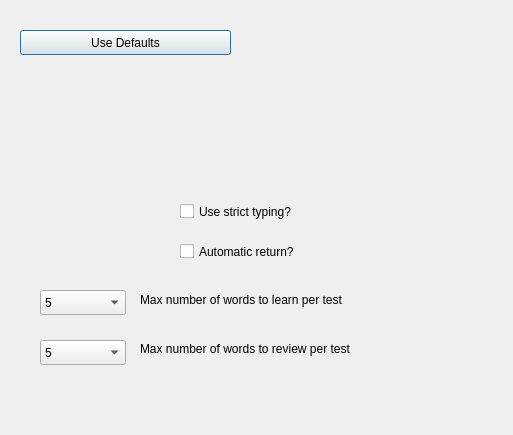
<?xml version="1.0" encoding="UTF-8"?>
<ui version="4.0">
 <class>Dialog</class>
 <widget class="QDialog" name="Dialog">
  <property name="geometry">
   <rect>
    <x>0</x>
    <y>0</y>
    <width>513</width>
    <height>435</height>
   </rect>
  </property>
  <property name="windowTitle">
   <string>Dialog</string>
  </property>
  <widget class="QPushButton" name="pushButton">
   <property name="geometry">
    <rect>
     <x>20</x>
     <y>30</y>
     <width>211</width>
     <height>25</height>
    </rect>
   </property>
   <property name="text">
    <string>Use Defaults</string>
   </property>
  </widget>
  <widget class="QCheckBox" name="checkBox">
   <property name="geometry">
    <rect>
     <x>180</x>
     <y>200</y>
     <width>171</width>
     <height>23</height>
    </rect>
   </property>
   <property name="text">
    <string>Use strict typing?</string>
   </property>
  </widget>
  <widget class="QCheckBox" name="checkBox_2">
   <property name="geometry">
    <rect>
     <x>180</x>
     <y>240</y>
     <width>171</width>
     <height>23</height>
    </rect>
   </property>
   <property name="text">
    <string>Automatic return?</string>
   </property>
  </widget>
  <widget class="QComboBox" name="comboBox">
   <property name="geometry">
    <rect>
     <x>40</x>
     <y>290</y>
     <width>86</width>
     <height>25</height>
    </rect>
   </property>
   <property name="currentText">
    <string>5</string>
   </property>
   <property name="maxVisibleItems">
    <number>2</number>
   </property>
   <item>
    <property name="text">
     <string>5</string>
    </property>
   </item>
   <item>
    <property name="text">
     <string>10</string>
    </property>
   </item>
  </widget>
  <widget class="QComboBox" name="comboBox_2">
   <property name="geometry">
    <rect>
     <x>40</x>
     <y>340</y>
     <width>86</width>
     <height>25</height>
    </rect>
   </property>
   <property name="currentText">
    <string>25</string>
   </property>
   <item>
    <property name="text">
     <string>5</string>
    </property>
   </item>
   <item>
    <property name="text">
     <string>10</string>
    </property>
   </item>
   <item>
    <property name="text">
     <string>25</string>
    </property>
   </item>
   <item>
    <property name="text">
     <string>50</string>
    </property>
   </item>
  </widget>
  <widget class="QLabel" name="label">
   <property name="geometry">
    <rect>
     <x>140</x>
     <y>290</y>
     <width>281</width>
     <height>20</height>
    </rect>
   </property>
   <property name="text">
    <string>Max number of words to learn per test</string>
   </property>
  </widget>
  <widget class="QLabel" name="label_2">
   <property name="geometry">
    <rect>
     <x>140</x>
     <y>340</y>
     <width>271</width>
     <height>17</height>
    </rect>
   </property>
   <property name="text">
    <string>Max number of words to review per test</string>
   </property>
  </widget>
 </widget>
 <resources/>
 <connections/>
</ui>
